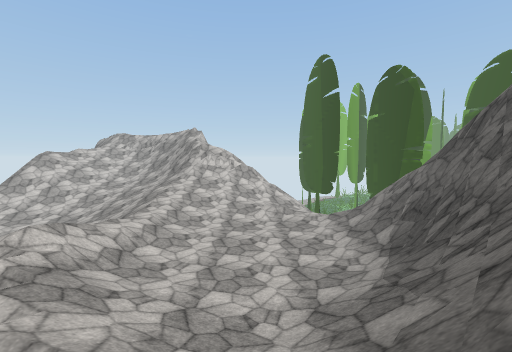
view 1 (above)

13 first-person views from a walk through a scene from a Unity 3-D project. The camera is 1.2 m above the floor, tilts 4° down and sees 90° across. The floor is counted in squares, 2 m on a side. Each view is taken from the middle of a square. On the plan, view 1 faces up. The plan holds only what a view shows up to about 9 squares ahead; the rest is blank. The place goes on beyond the plan. The player character is not drawn. Some surface patterns are stand-ins.

view 2
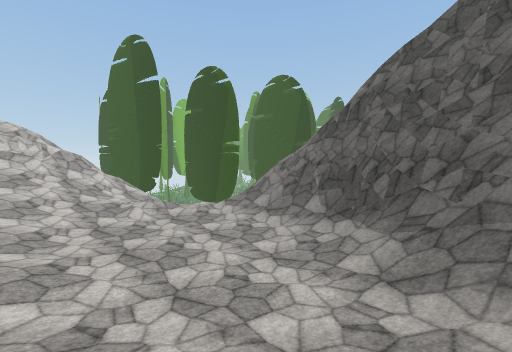

view 3
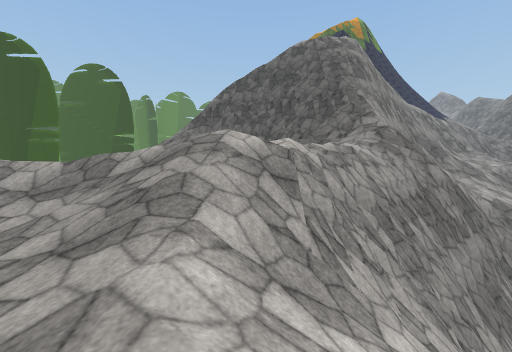

view 4
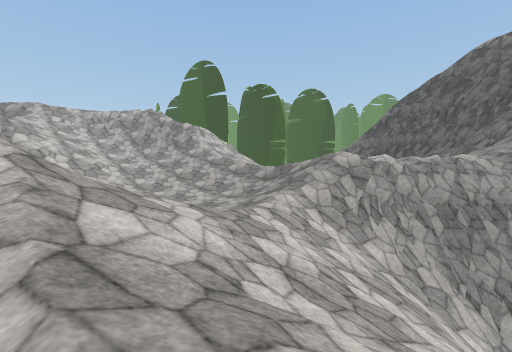

view 5
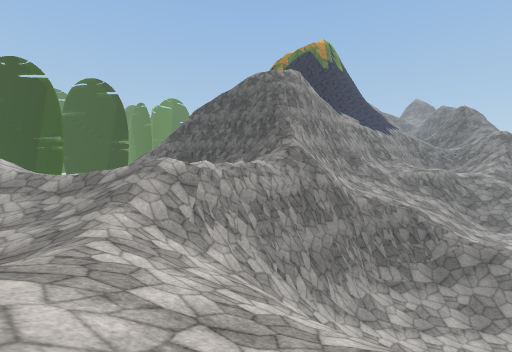

view 6
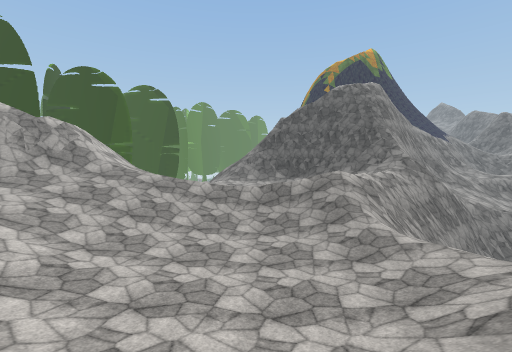

view 7
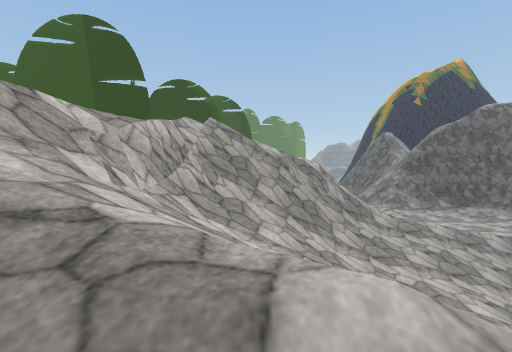

view 8
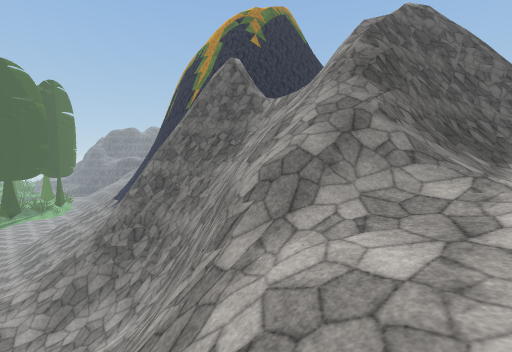

view 9
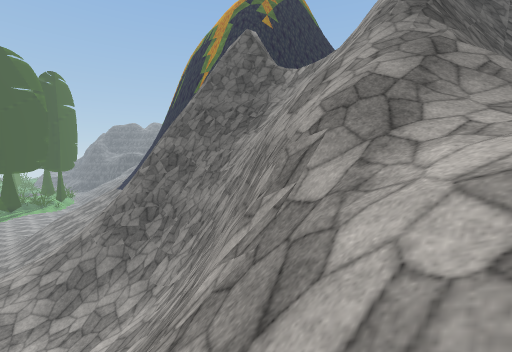

view 10
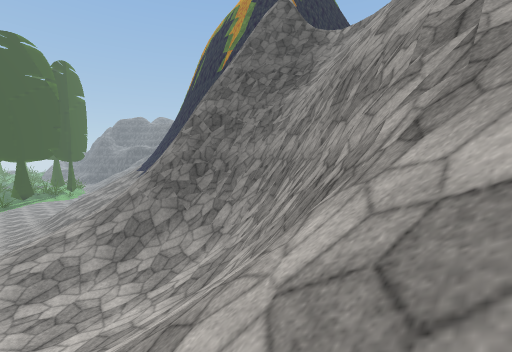

view 11
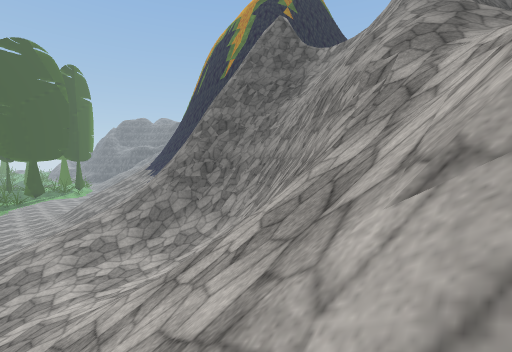

view 12
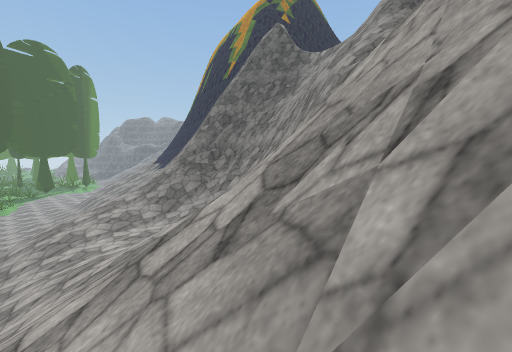

view 13
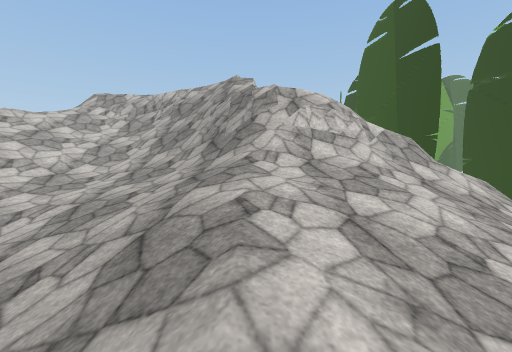

### Floor plan
Key: @ floor where view 1 was taken; # wall or solid block; . main floor; : floor 0.75 m higher than the main floor; + floor 1.75 m higher than the main floor; * floor 2.5 m higher than the main floor; - floor 3.25 m lower than the main floor; _ floor 6.25 m lower than the main floor; < floor 7.25 m lower than the main floor; % floor 7.25 m higher than the main floor; ( floor 8 m lower than the main floor; / step, stairs or slope; = window, fence, low wall or low ledge; ^ raised ledge; v drop or lower ground.
Columns run from 11 left of view 1 to 13 right of it. Each row starts with its distance up from view 1.
 16   ///%/v
 15  ///==/ v
 14  ////////    ////////////
 13   /////=#    #//////(////
 12  ///////===v v=////<(////
 11  v///+//////////////<////
 10  ///////////////##///////
  9   //////*//+ .//v##///=/
  8   /...//+/://///vv######
  7   ....//+/:::////vvv ##
  6 / ...../+/::://#=#*vv#
  5   /...//+/:::/####=###
  4   //./////:::/#######
  3  ///.//////://#
  2  //////##////=^
  1  //////=#v//#^
  0  ///==/# v/@#^
 -1       //#^v #^
 -2       //=#v=
 -3       __/#=#
 -4        _//# //
 -5        _//# //
 -6        ////
 -7         /-

Positions as (right, up) in squares from view 1, and headings:
1: (0, 0), facing up
2: (-2, 2), facing up-right
3: (-7, 3), facing right
4: (-10, 0), facing up-right
5: (-10, 1), facing right
6: (-11, 6), facing right
7: (-10, 14), facing right
8: (2, 11), facing down-right
9: (3, 11), facing down-right
10: (4, 12), facing down-right
11: (3, 13), facing down-right
12: (2, 14), facing down-right
13: (-3, 7), facing up
